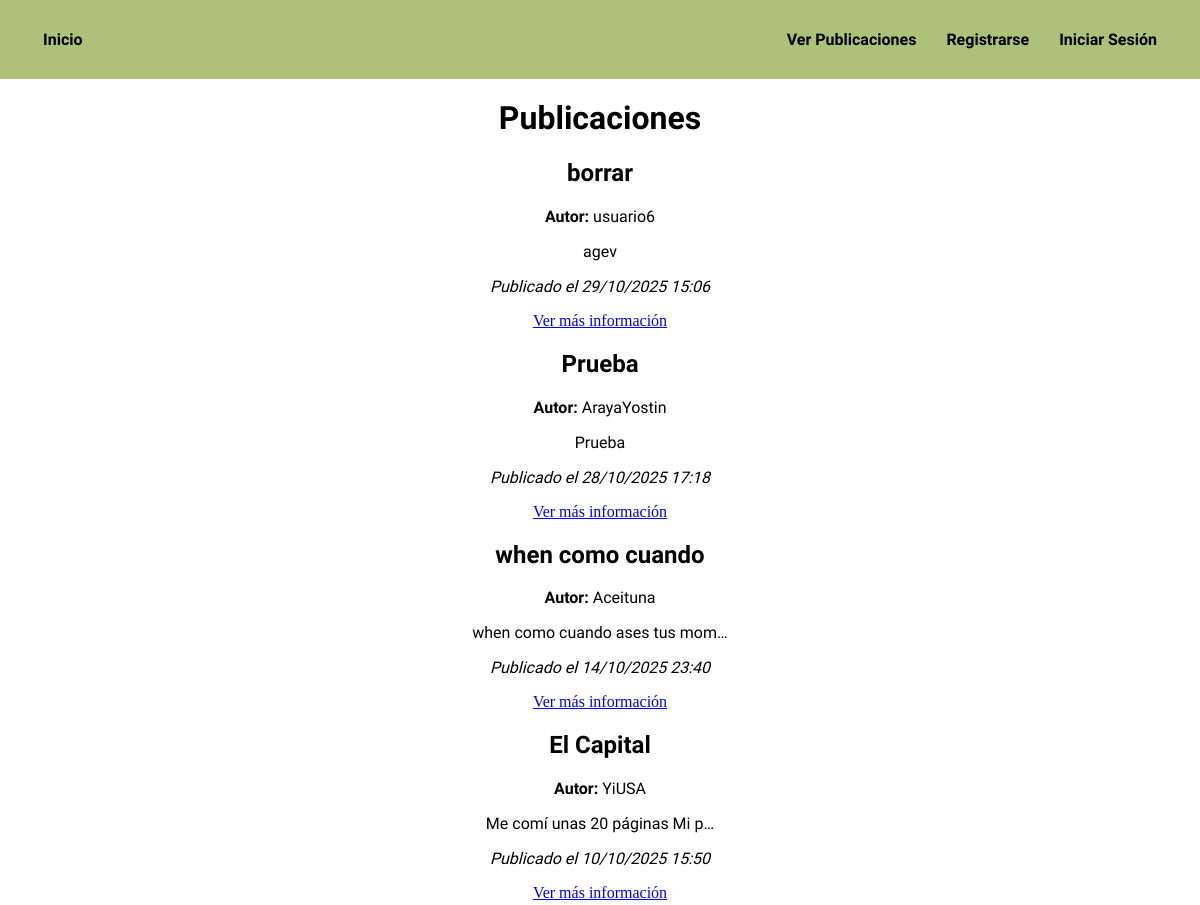
Before: /publicaciones/ (upper part) with the older database file.
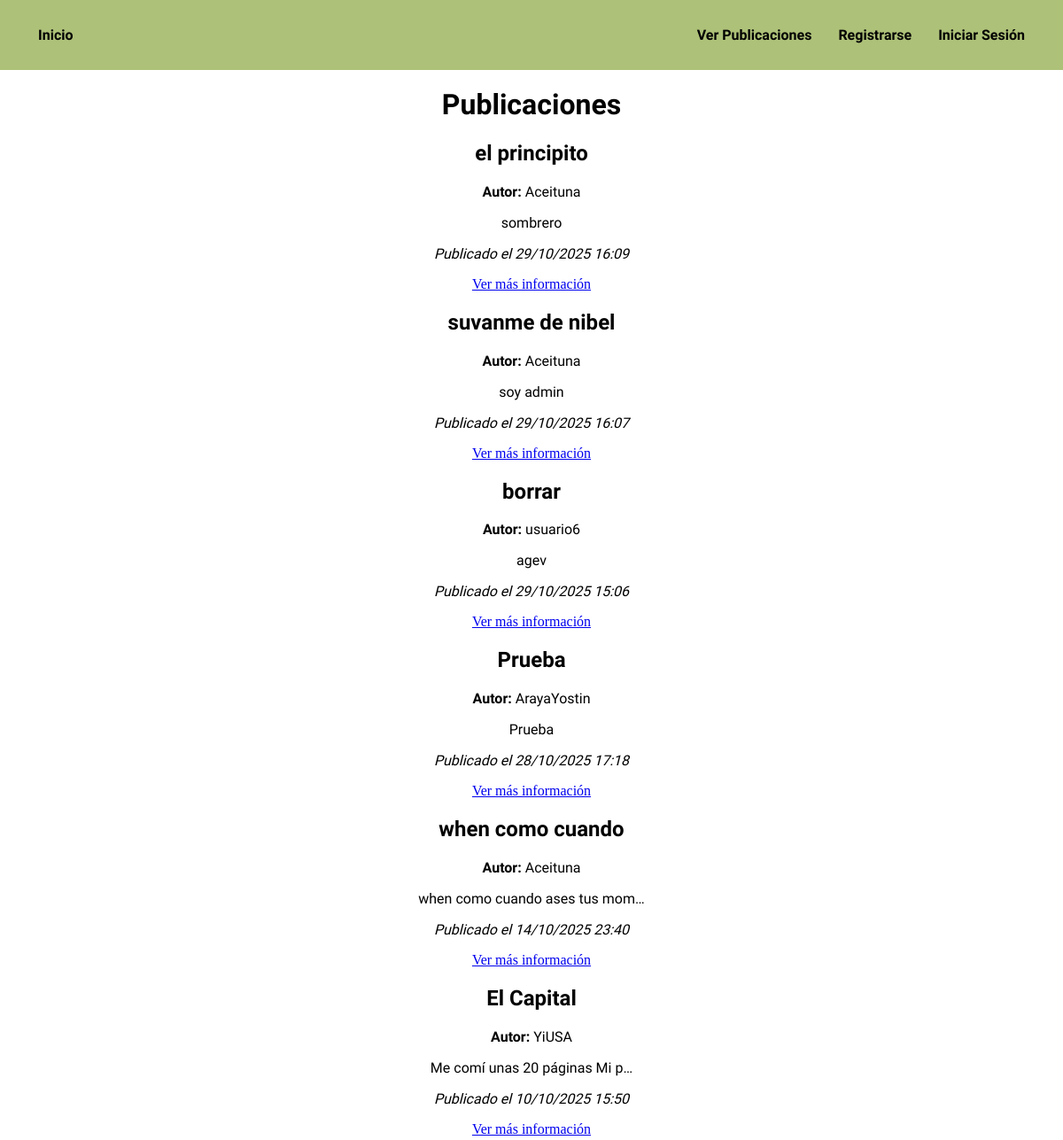
After: the same page with the newer database file.
### BookityApp/models.py (models this page shows)
class Publicacion(models.Model):
    user = models.ForeignKey('auth.User', on_delete=models.CASCADE)
    titulo = models.CharField(max_length=100)
    descripcion = models.TextField()
    contacto = models.CharField(max_length=100)
    tipo = models.CharField(max_length=20, choices=[('Intercambio', 'Intercambio'), ('Donación', 'Donación')], default='Donación')
    fecha_publicacion = models.DateTimeField(auto_now_add=True)
    ubicacion = models.CharField(max_length=100)
    latitud = models.FloatField()
    longitud = models.FloatField()
    estado = models.CharField(max_length=20, choices=[('Disponible', 'Disponible'), ('Cerrado', 'Cerrado')], default='Disponible')
    trato_cerrado_con = models.ForeignKey('auth.User', related_name='trato_cerrado_con', on_delete=models.SET_NULL, null=True, blank=True)

### BookityApp/views.py (the view)
# urls.py: path('publicaciones/', publicaciones, name='publicaciones'),
def publicaciones(request):
    publicaciones = Publicacion.objects.all().order_by('-fecha_publicacion')
    return render(request, 'BookityApp/publicaciones.html', {
        'publicaciones': publicaciones
    })

### BookityApp/templates/BookityApp/publicaciones.html (shortened to what this page needs)
{% extends 'BookityApp/base.html' %}
{% load static %}
{% block extra_head %}
<link rel="stylesheet" href="https://unpkg.com/leaflet@1.9.4/dist/leaflet.css" />
{% endblock %}
{% block content %}
<div class="contenedor-publicaciones">
  <h1 style="text-align: center; font-family: 'Sour Gummy', sans-serif;">Publicaciones</h1>
  {% if publicaciones %}
      {% for publicacion in publicaciones %}
          <div class="publicacion">
              <h2 style="text-align: center; font-family: 'inder', sans-serif;">{{ publicacion.titulo }}</h2>
              <p style="text-align: center; font-family: 'inder', sans-serif;"><strong>Autor:</strong> {{ publicacion.user.username }}</p>
              <p style="text-align: center; font-family: 'inder', sans-serif;">{{ publicacion.descripcion|truncatechars:30 }}</p>
              <p style="text-align: center; font-family: 'inder', sans-serif;"><em>Publicado el {{ publicacion.fecha_publicacion|date:"d/m/Y H:i" }}</em></p>
              <div style="text-align: center;">
                <a href="{% url 'detalle' publicacion.id %}">Ver más información</a>
              </div>
          </div>
      {% endfor %}
  {% else %}
      <p>No hay publicaciones todavía.</p>
  {% endif %}
</div>
{% endblock %}

Changed rows visible on the page:
added Publicacion: titulo "el principito", user.username "Aceituna", descripcion "sombrero", fecha_publicacion "29/10/2025 16:09"
added Publicacion: titulo "suvanme de nibel", user.username "Aceituna", descripcion "soy admin", fecha_publicacion "29/10/2025 16:07"
